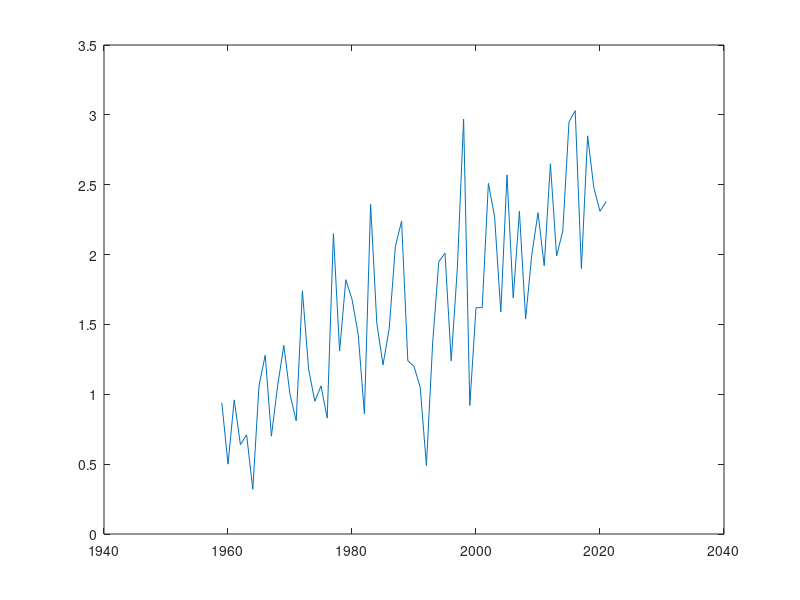

Write the MATLAB code that produced this figure. (Note: this script raises an error after producing the figure.)
addpath /home/sergio/MATLABCODE/oem_pkg_run_sergio_AuxJacs/StrowCodeforTrendsAndAnomalies

%%%%%%%%%%%%%%%%%%%%%%%%%%%%%%%%%%%%%%%%%%%%%%%%%%%%%%%%%%%%%%%%%%%%%%%%
co2 = load('mauna_loa_co2_growth_rate.txt');
plot(co2(:,1),co2(:,2));
co2(:,3) = 350 + cumsum(co2(:,2));

yyS = 1956; yyE = 2092; ii = find(co2(:,1) >= yyS & co2(:,1) <= yyE);
[junk,err] = Math_tsfit_lin_robust(co2(ii,1)*365,co2(ii,3),0); 
fprintf(1,'mauna loa co2 rate between %4i - %4i = %8.6f +/- %8.6f ppm/yr \n',yyS,yyE,junk(2),err.se(2))

yyS = 2002; yyE = 2014; ii = find(co2(:,1) >= yyS & co2(:,1) <= yyE);
[junk,err] = Math_tsfit_lin_robust(co2(ii,1)*365,co2(ii,3),0); 
fprintf(1,'mauna loa co2 rate between %4i - %4i = %8.6f +/- %8.6f ppm/yr \n',yyS,yyE,junk(2),err.se(2))

yyS = 2002; yyE = 2021; ii = find(co2(:,1) >= yyS & co2(:,1) <= yyE);
[junk,err] = Math_tsfit_lin_robust(co2(ii,1)*365,co2(ii,3),0); 
fprintf(1,'mauna loa co2 rate between %4i - %4i = %8.6f +/- %8.6f ppm/yr \n',yyS,yyE,junk(2),err.se(2))

%%%%%%%%%%%%%%%%%%%%%%%%%%%%%%%%%%%%%%%%%%%%%%%%%%%%%%%%%%%%%%%%%%%%%%%%
disp(' ')
n2o = load('mauna_loa_n2o_growth_rate.txt');
plot(n2o(:,1),n2o(:,2));
n2o(:,3) = 350 + cumsum(n2o(:,2));

yyS = 1956; yyE = 2092; ii = find(n2o(:,1) >= yyS & n2o(:,1) <= yyE);
[junk,err] = Math_tsfit_lin_robust(n2o(ii,1)*365,n2o(ii,3),0); 
fprintf(1,'mauna loa n2o rate between %4i - %4i = %8.6f +/- %8.6f ppm/yr \n',yyS,yyE,junk(2),err.se(2))

yyS = 2002; yyE = 2014; ii = find(n2o(:,1) >= yyS & n2o(:,1) <= yyE);
[junk,err] = Math_tsfit_lin_robust(n2o(ii,1)*365,n2o(ii,3),0); 
fprintf(1,'mauna loa n2o rate between %4i - %4i = %8.6f +/- %8.6f ppm/yr \n',yyS,yyE,junk(2),err.se(2))

yyS = 2002; yyE = 2021; ii = find(n2o(:,1) >= yyS & n2o(:,1) <= yyE);
[junk,err] = Math_tsfit_lin_robust(n2o(ii,1)*365,n2o(ii,3),0); 
fprintf(1,'mauna loa n2o rate between %4i - %4i = %8.6f +/- %8.6f ppm/yr \n',yyS,yyE,junk(2),err.se(2))

%%%%%%%%%%%%%%%%%%%%%%%%%%%%%%%%%%%%%%%%%%%%%%%%%%%%%%%%%%%%%%%%%%%%%%%%
disp(' ')
ch4 = load('mauna_loa_ch4_growth_rate.txt');
plot(ch4(:,1),ch4(:,2));
ch4(:,3) = 350 + cumsum(ch4(:,2));

yyS = 1956; yyE = 2092; ii = find(ch4(:,1) >= yyS & ch4(:,1) <= yyE);
[junk,err] = Math_tsfit_lin_robust(ch4(ii,1)*365,ch4(ii,3),0); 
fprintf(1,'mauna loa ch4 rate between %4i - %4i = %8.6f +/- %8.6f ppm/yr \n',yyS,yyE,junk(2),err.se(2))

yyS = 2002; yyE = 2014; ii = find(ch4(:,1) >= yyS & ch4(:,1) <= yyE);
[junk,err] = Math_tsfit_lin_robust(ch4(ii,1)*365,ch4(ii,3),0); 
fprintf(1,'mauna loa ch4 rate between %4i - %4i = %8.6f +/- %8.6f ppm/yr \n',yyS,yyE,junk(2),err.se(2))

yyS = 2002; yyE = 2021; ii = find(ch4(:,1) >= yyS & ch4(:,1) <= yyE);
[junk,err] = Math_tsfit_lin_robust(ch4(ii,1)*365,ch4(ii,3),0); 
fprintf(1,'mauna loa ch4 rate between %4i - %4i = %8.6f +/- %8.6f ppm/yr \n',yyS,yyE,junk(2),err.se(2))
